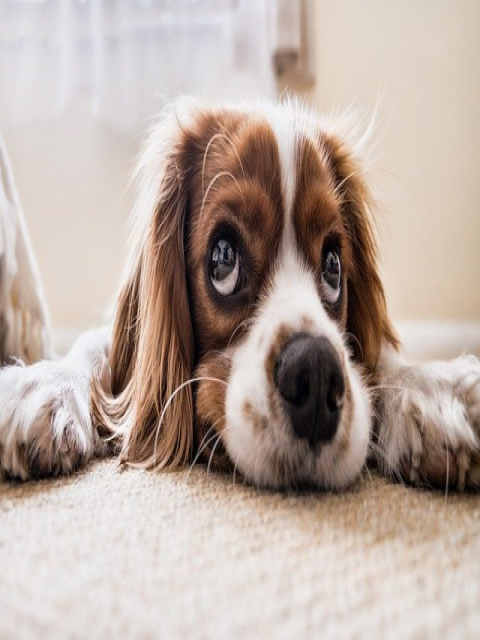
#> input picture 22년 8월/220810_CV1일차(2차원신호의 디지털화)/img_resize.png, 960 x 1280 px, given in place of the camera (shown at 1/2 size)
$ jupyter execute --allow-errors Hee_20220819.ipynb
#> lines starting #> are read from the running program, lines starting #| are printed output that depends on the picture; after the words box and inside, x2 and y2 are one past the last pixel; in counts of white or black regions, pixels touching at a corner belong together
[cell 1]
import cv2
import numpy as np
import sys
import matplotlib.pyplot as plt

[cell 2]
img=cv2.imread('./fig/lenna.bmp',cv2.IMREAD_COLOR)
#> (the rest of this cell did not finish here and is left out)

[cell 3]
import glob

[cell 4]
img_list=glob.glob('../Ch_2/fig/images/*.*')
cv2.namedWindow('scene',cv2.WINDOW_NORMAL)
cv2.setWindowProperty('scene',cv2.WND_PROP_FULLSCREEN,cv2.WINDOW_FULLSCREEN)

[cell 5]
cap=cv2.VideoCapture(0)
if not cap.isOpened():
    print('video open failed')
    sys.exit()

w=int(cap.get(cv2.CAP_PROP_FRAME_WIDTH))
h=int(cap.get(cv2.CAP_PROP_FRAME_HEIGHT))
fps=int(cap.get(cv2.CAP_PROP_FPS)*0.8)
foucc=cv2.VideoWriter_fourcc(*'DIVX')


while True:
    ret,frame=cap.read()
#> frame is the input picture: shape (1280, 960, 3); mean B, G, R 161.9, 170.6, 186
    if not ret:
        print('frame read failed')
        break

    edge=cv2.Canny(frame,50,150)
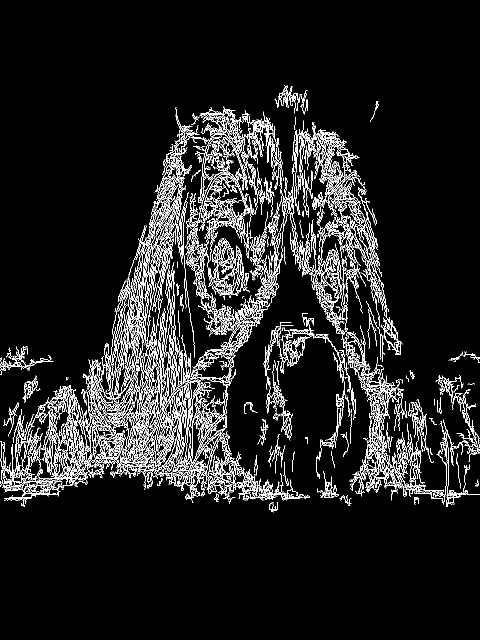
#> edge: shape (1280, 960) (shown at 1/2 size); 7.7% white in thin lines or dots, all inside (x1, y1, x2, y2) = (0, 170, 960, 1025)
    flip=cv2.flip(frame,1)
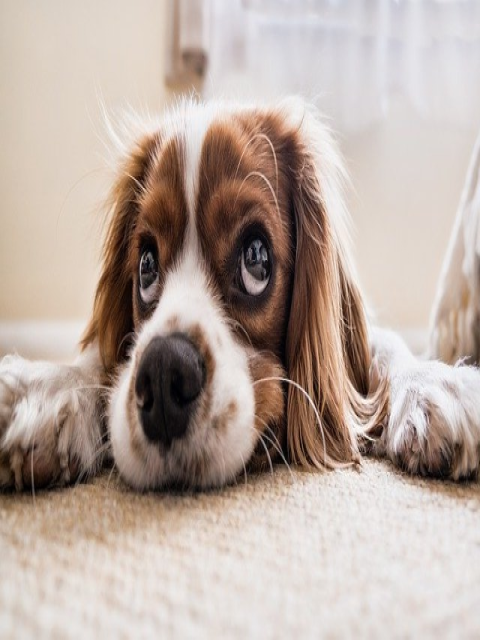
#> flip: shape (1280, 960, 3) (shown at 1/2 size); mean B, G, R 161.9, 170.6, 186
    cv2.imshow('image',frame)
    cv2.imshow('edge',edge)
    cv2.imshow('flip',flip)
#     out.write('outvideo',flip)

    if cv2.waitKey(20)==27:
#> (key Esc is pressed here)
        break
# out.release()
cap.release()
cv2.destroyAllWindows()

[cell 6]
def call_mouse(event,x,y,flags,param):
    global oldx,oldy

    if event==cv2.EVENT_LBUTTONDOWN:
        oldx,oldy=x,y

    elif event==cv2.EVENT_MOUSEMOVE:
        if flags==cv2.EVENT_FLAG_LBUTTON:
            cv2.line(img,(oldx,oldy),(x,y),(0,0,0),10,cv2.LINE_AA)
            cv2.imshow('image',img)
            oldx,oldy=x,y

oldx = oldy = -1
img=np.full((600,1200,3),(255,255,255),np.uint8)
cv2.namedWindow('image')
cv2.setMouseCallback('image',call_mouse,img)
cv2.imshow('image',img)


cv2.waitKey()
cv2.destroyAllWindows()

[cell 7]
def call_trackbar(pos):
    img[:]=np.round(img1*(pos/255),0).astype(np.uint8)

[cell 8]
src1=cv2.imread('./fig/lenna256.bmp',0)
src2=np.zeros((256,256),np.uint8)
cv2.circle(src2,(128,128),100,200,-1)
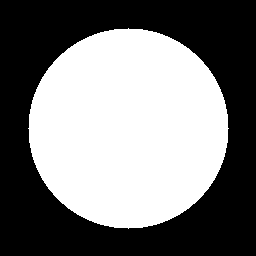
#> src2: shape (256, 256); values 0 (black) and 200 (white), 47.9% white; 1 white region, box (x1, y1, x2, y2) and area: (28, 28, 229, 229) 31417
cv2.circle(src2,(128,128),50,50,-1)
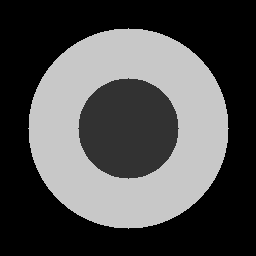
#> src2: shape (256, 256); 11.97% of pixels changed, all inside (x1, y1, x2, y2) = (78, 78, 179, 179)

#> (the rest of this cell did not finish here and is left out)

[cell 9]
import matplotlib.pyplot as plt

[cell 10]
img=cv2.imread('./fig/lenna.bmp',1)
# calcHist(images, channels, mask, histSize, ranges[, hist[, accumulate]]) -> hist

hist_b=cv2.calcHist([img],[0],None,[256],[0,256])
#> hist_b = 256 values from 0 to 0
#> (the rest of this cell did not finish here and is left out)

[cell 11]
src=cv2.imread('./fig1/manjang.jpg',cv2.IMREAD_REDUCED_GRAYSCALE_2)
# minMaxLoc(src[, mask]) -> minVal, maxVal, minLoc, maxLoc
# minVal, maxVal, minLoc, maxLoc=cv2.minMaxLoc(src)
# print(minVal,maxVal)

# dst_norm=np.clip((src-minVal)*255./(maxVal-minVal),0,255).astype(np.uint8)
# normalize(src, dst[, alpha[, beta[, norm_type[, dtype[, mask]]]]]) -> dst
dst_norm=cv2.normalize(src,None,0,255,cv2.NORM_MINMAX,-1)
dst_equal=cv2.equalizeHist(src)

cv2.imshow('image',src)
cv2.imshow('dst_norm',dst_norm)
cv2.imshow('dst_equal',dst_equal)
hist=cv2.calcHist([src],[0],None,[256],[0,256])
#> hist = 256 values from 0 to 0
hist_norm=cv2.calcHist([dst_norm],[0],None,[256],[0,256])
#> hist_norm = 256 values from 0 to 0
hist_eq=cv2.calcHist([dst_equal],[0],None,[256],[0,256])
#> hist_eq = 256 values from 0 to 0
plt.plot(hist)
plt.plot(hist_norm,color='r')
plt.plot(hist_eq,color='b')
plt.show()
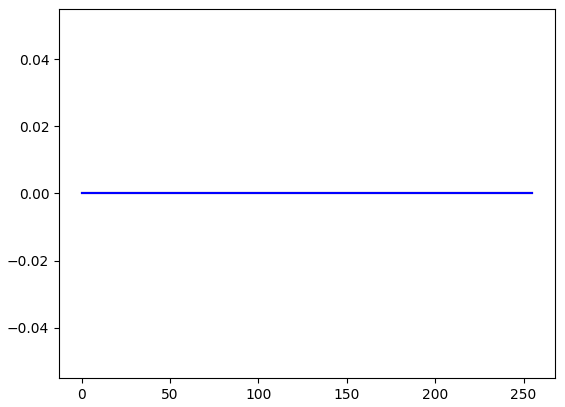
#> figure drawn by matplotlib, 1 panel


cv2.waitKey()
cv2.destroyAllWindows()
